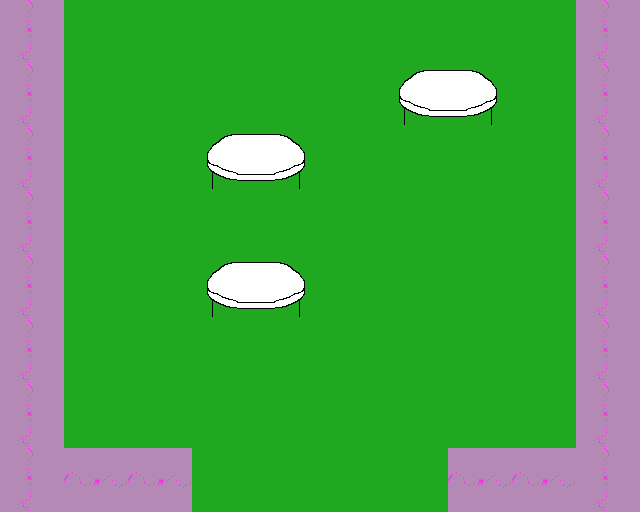

A level layout from a 2D game, rendered from its tile map. Below: a short description, then the map file with tile-grid data replaced by summaries:
An orthogonal 10x8 tile map with 64x64 px tiles, 1 tile layer (Tile Layer 1).

<map version="1.0" orientation="orthogonal" width="10" height="8" tilewidth="64" tileheight="64">
 <tileset firstgid="1" name="tileset" tilewidth="64" tileheight="64">
  <image source="../tileset.png" width="320" height="320" />
  <tile id="0">
   <properties>
    <property name="components" value="Solid" />
   </properties>
  </tile>
  <tile id="1">
   <properties>
    <property name="components" value="Solid" />
   </properties>
  </tile>
  <tile id="2">
   <properties>
    <property name="components" value="Solid" />
   </properties>
  </tile>
  <tile id="5">
   <properties>
    <property name="components" value="Solid" />
   </properties>
  </tile>
  <tile id="6">
   <properties>
    <property name="components" value="Solid" />
   </properties>
  </tile>
  <tile id="7">
   <properties>
    <property name="components" value="Solid" />
   </properties>
  </tile>
  <tile id="10">
   <properties>
    <property name="components" value="Solid" />
   </properties>
  </tile>
  <tile id="11">
   <properties>
    <property name="components" value="Solid" />
   </properties>
  </tile>
  <tile id="12">
   <properties>
    <property name="components" value="Floor" />
   </properties>
  </tile>
  <tile id="14">
   <properties>
    <property name="components" value="Solid" />
   </properties>
  </tile>
  <tile id="16">
   <properties>
    <property name="components" value="Solid" />
   </properties>
  </tile>
  <tile id="18">
   <properties>
    <property name="components" value="Solid" />
   </properties>
  </tile>
 </tileset>
 <layer name="Tile Layer 1" width="10" height="8">
  <data>[80 cells, 80 non-empty, 5 distinct tile ids]</data>
 </layer>
</map>
